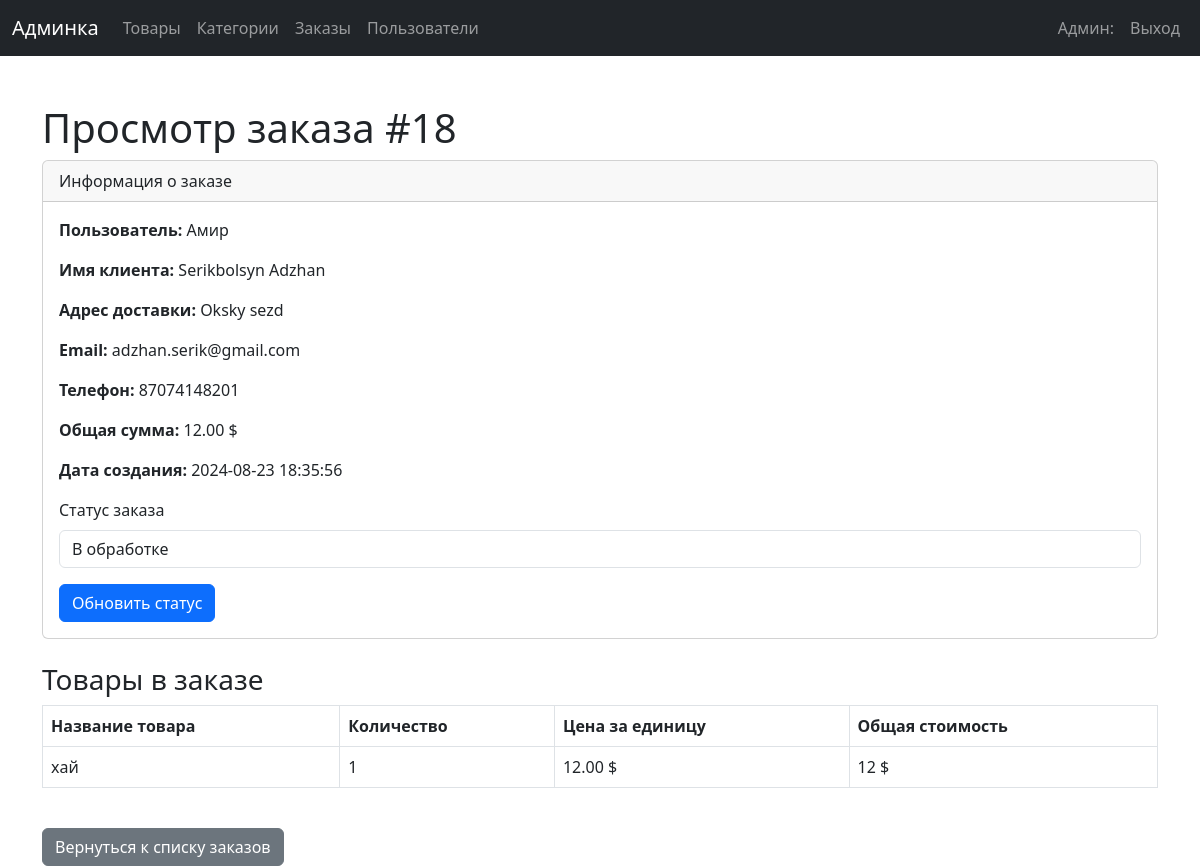
Screenshot of /admin/admin_view_order.php?id=18 (signed in) with the database file from the repository.
### tables this page shows
CREATE TABLE `orders` (
  `id` int NOT NULL,
  `user_id` int DEFAULT NULL,
  `total_amount` decimal(10,2) NOT NULL,
  `status` enum('processing','shipped','delivered') DEFAULT 'processing',
  `created_at` timestamp NULL DEFAULT CURRENT_TIMESTAMP,
  `updated_at` timestamp NULL DEFAULT CURRENT_TIMESTAMP ON UPDATE CURRENT_TIMESTAMP,
  `name` varchar(255) NOT NULL,
  `address` varchar(255) NOT NULL,
  `city` varchar(255) NOT NULL,
  `email` varchar(255) NOT NULL,
  `phone` varchar(20) NOT NULL,
  `payment_method` varchar(50) NOT NULL
);

CREATE TABLE `users` (
  `id` int NOT NULL,
  `username` varchar(50) NOT NULL,
  `email` varchar(100) NOT NULL,
  `password_hash` varchar(255) NOT NULL,
  `role` enum('admin','customer') DEFAULT 'customer',
  `created_at` timestamp NULL DEFAULT CURRENT_TIMESTAMP,
  `updated_at` timestamp NULL DEFAULT CURRENT_TIMESTAMP ON UPDATE CURRENT_TIMESTAMP
);

CREATE TABLE `order_items` (
  `id` int NOT NULL,
  `order_id` int DEFAULT NULL,
  `product_id` int DEFAULT NULL,
  `quantity` int NOT NULL,
  `price` decimal(10,2) NOT NULL,
  `created_at` timestamp NULL DEFAULT CURRENT_TIMESTAMP,
  `updated_at` timestamp NULL DEFAULT CURRENT_TIMESTAMP ON UPDATE CURRENT_TIMESTAMP
);

CREATE TABLE `products` (
  `id` int NOT NULL,
  `name` varchar(100) NOT NULL,
  `description` text,
  `price` decimal(10,2) NOT NULL,
  `stock_quantity` int NOT NULL,
  `category_id` int DEFAULT NULL,
  `created_at` timestamp NULL DEFAULT CURRENT_TIMESTAMP,
  `updated_at` timestamp NULL DEFAULT CURRENT_TIMESTAMP ON UPDATE CURRENT_TIMESTAMP,
  `image` varchar(255) NOT NULL
);

### admin/admin_view_order.php (the view, shortened to what this page needs)
<?php
include '../dataBase/db.php';
$order_id = isset($_GET['id']) ? intval($_GET['id']) : 0;
$stmt = $pdo->prepare("SELECT orders.*, users.username FROM orders LEFT JOIN users ON orders.user_id = users.id WHERE orders.id = :order_id");
$stmt->execute(['order_id' => $order_id]);
$order = $stmt->fetch(PDO::FETCH_ASSOC);
$stmt = $pdo->prepare("SELECT order_items.*, products.name FROM order_items JOIN products ON order_items.product_id = products.id WHERE order_items.order_id = :order_id");
$stmt->execute(['order_id' => $order_id]);
$order_items = $stmt->fetchAll(PDO::FETCH_ASSOC);
?>
<!DOCTYPE html>
<html lang="ru">
<head>
    <link href="https://cdn.jsdelivr.net/npm/bootstrap@5.3.0/dist/css/bootstrap.min.css" rel="stylesheet">
</head>
<body>
    <?php include 'header.php'; ?>
    <div class="container mt-5">
        <h1>Просмотр заказа #<?= $order['id'] ?></h1>
        <div class="card mb-4">
            <div class="card-header">
                Информация о заказе
            </div>
            <div class="card-body">
                <p><strong>Пользователь:</strong> <?= $order['username'] ? htmlspecialchars($order['username']) : 'Гость' ?></p>
                <p><strong>Имя клиента:</strong> <?= htmlspecialchars($order['name']) ?></p>
                <p><strong>Адрес доставки:</strong> <?= htmlspecialchars($order['address']) ?></p>
                <p><strong>Email:</strong> <?= htmlspecialchars($order['email']) ?></p>
                <p><strong>Телефон:</strong> <?= htmlspecialchars($order['phone']) ?></p>
                <p><strong>Общая сумма:</strong> <?= htmlspecialchars($order['total_amount']) ?> $</p>
                <p><strong>Дата создания:</strong> <?= htmlspecialchars($order['created_at']) ?></p>
                <form method="POST">
                    <div class="mb-3">
                        <label for="status" class="form-label">Статус заказа</label>
                        <select class="form-control" id="status" name="status">
                            <option value="processing" <?= $order['status'] == 'processing' ? 'selected' : '' ?>>В обработке</option>
                        </select>
                    </div>
                    <button type="submit" class="btn btn-primary">Обновить статус</button>
                </form>
            </div>
        </div>
        <h3>Товары в заказе</h3>
        <table class="table table-bordered">
            <thead>
                <tr>
                    <th>Название товара</th>
                    <th>Количество</th>
                    <th>Цена за единицу</th>
                    <th>Общая стоимость</th>
                </tr>
            </thead>
            <tbody>
                <?php foreach ($order_items as $item): ?>
                    <tr>
                        <td><?= htmlspecialchars($item['name']) ?></td>
                        <td><?= htmlspecialchars($item['quantity']) ?></td>
                        <td><?= htmlspecialchars($item['price']) ?> $</td>
                        <td><?= htmlspecialchars($item['quantity'] * $item['price']) ?> $</td>
                    </tr>
                <?php endforeach; ?>
            </tbody>
        </table>
        <a href="admin_orders.php" class="btn btn-secondary mt-4">Вернуться к списку заказов</a>
    </div>
</body>
</html>

### rows the page displays
orders: id "18", user.username "Амир", name "Serikbolsyn Adzhan", address "Oksky sezd", email "adzhan.serik@gmail.com", phone "87074148201", total_amount "12.00", created_at "2024-08-23 18:35:56", status "В обработке"
order_items: product.name "хай", quantity "1", price "12.00", $item['quantity'] * $item['price'] "12"
